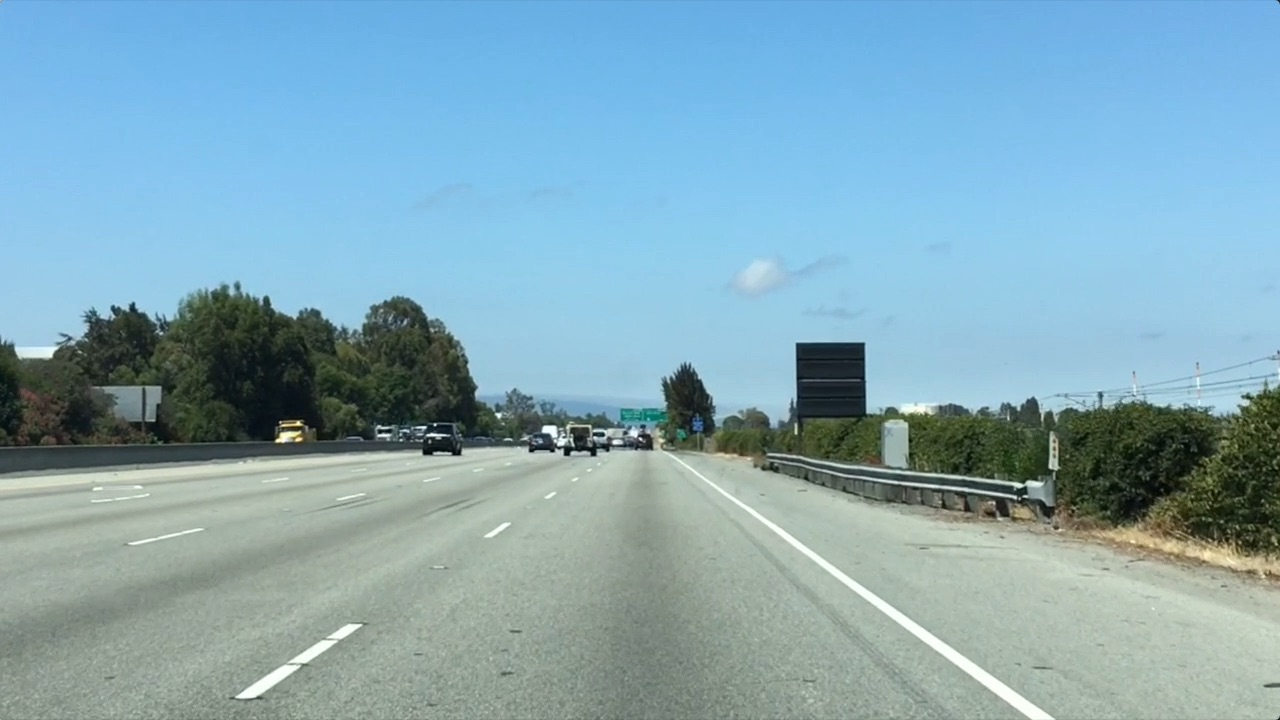
#> input picture colour selection/test.jpg, 1280 x 720 px
$ python colourregioncombined.py
#> lines starting #> are read from the running program, lines starting #| are printed output that depends on the picture; after the words box and inside, x2 and y2 are one past the last pixel; in counts of white or black regions, pixels touching at a corner belong together
import matplotlib.image as mpimg
import numpy as np
import matplotlib.pyplot as plt
# Read in the image
image = mpimg.imread('test.jpg')
#> image is the input picture: shape (720, 1280, 3); mean R, G, B 132, 168.5, 182.1

# Grab the x and y size and make a copy of the image
ysize = image.shape[0]
#> ysize = 720
xsize = image.shape[1]
#> xsize = 1280
color_select = np.copy(image)
line_image = np.copy(image)

# Define color selection criteria
# MODIFY THESE VARIABLES TO MAKE YOUR COLOR SELECTION
red_threshold = 200
green_threshold = 200
blue_threshold = 200

rgb_threshold = [red_threshold, green_threshold, blue_threshold]

# Define the vertices of a triangular mask.
# Keep in mind the origin (x=0, y=0) is in the upper left
# MODIFY THESE VALUES TO ISOLATE THE REGION
# WHERE THE LANE LINES ARE IN THE IMAGE
left_bottom = [120, 539]
right_bottom = [800, 539]
apex = [470, 300]

# Perform a linear fit (y=Ax+B) to each of the three sides of the triangle
# np.polyfit returns the coefficients [A, B] of the fit
fit_left = np.polyfit((left_bottom[0], apex[0]), (left_bottom[1], apex[1]), 1)
fit_right = np.polyfit((right_bottom[0], apex[0]), (right_bottom[1], apex[1]), 1)
fit_bottom = np.polyfit((left_bottom[0], right_bottom[0]), (left_bottom[1], right_bottom[1]), 1)

# Mask pixels below the threshold
color_thresholds = (image[:, :, 0] < rgb_threshold[0]) | \
                   (image[:, :, 1] < rgb_threshold[1]) | \
                   (image[:, :, 2] < rgb_threshold[2])
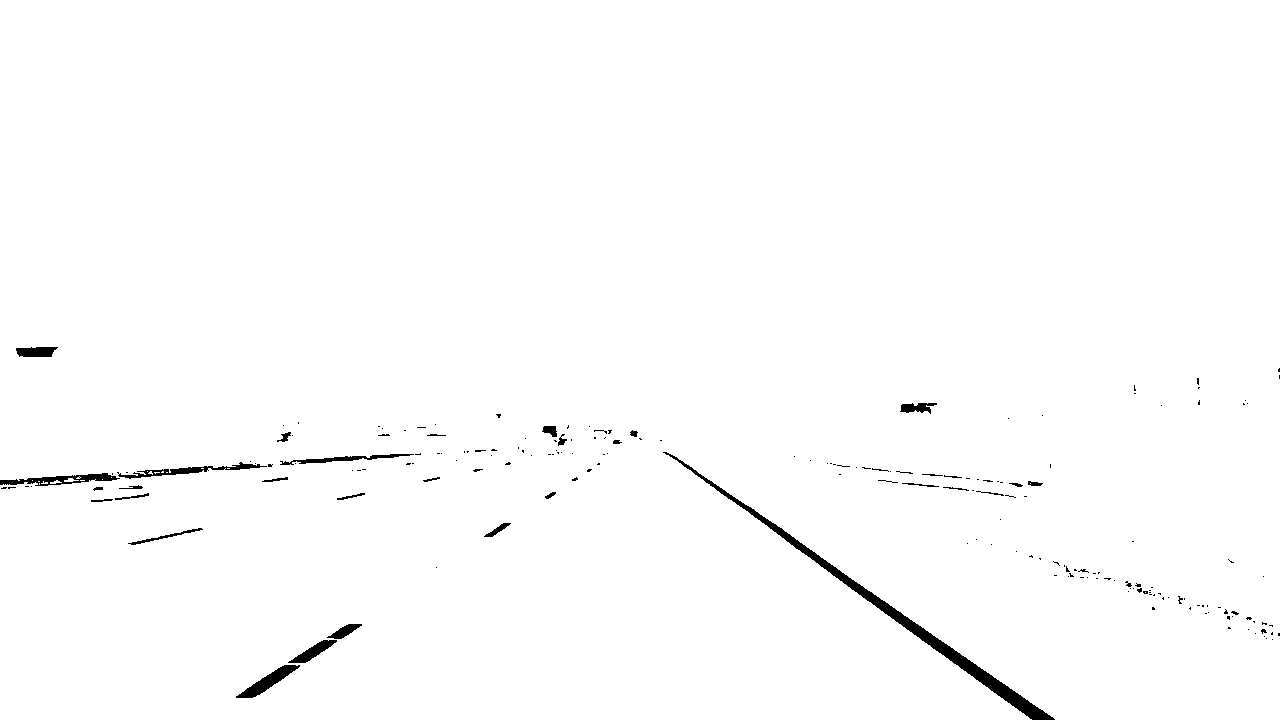
#> color_thresholds: shape (720, 1280) bool; 99% white; 196 black regions (161 under 20 px), largest, box (x1, y1, x2, y2) and area: (663, 452, 1055, 720) 3799, (0, 473, 120, 486) 673, (236, 665, 300, 698) 665

# Find the region inside the lines
XX, YY = np.meshgrid(np.arange(0, xsize), np.arange(0, ysize))
region_thresholds = (YY > (XX * fit_left[0] + fit_left[1])) & \
                    (YY > (XX * fit_right[0] + fit_right[1])) & \
                    (YY < (XX * fit_bottom[0] + fit_bottom[1]))

# Mask color and region selection
color_select[color_thresholds | ~region_thresholds] = [0, 0, 0]
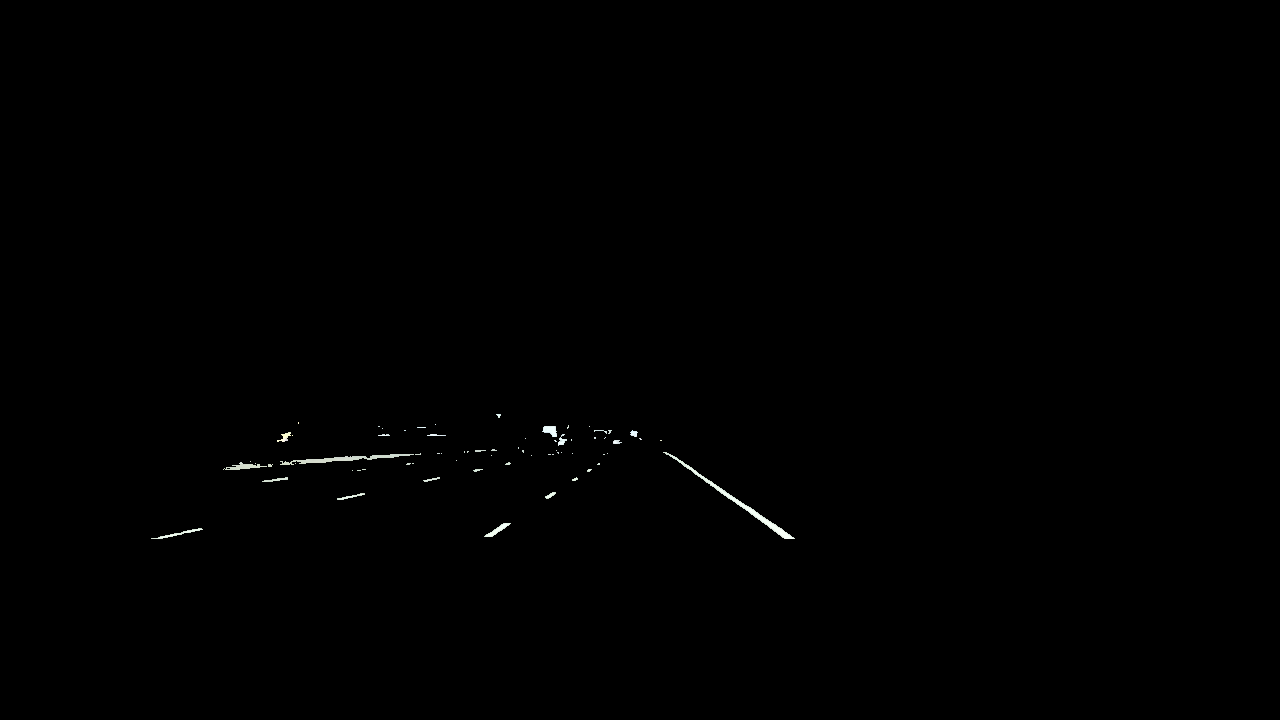
#> color_select: shape (720, 1280, 3); mean R, G, B 0.5, 0.6, 0.5
# Color pixels red where both color and region selections met
line_image[~color_thresholds & region_thresholds] = [255, 0, 0]
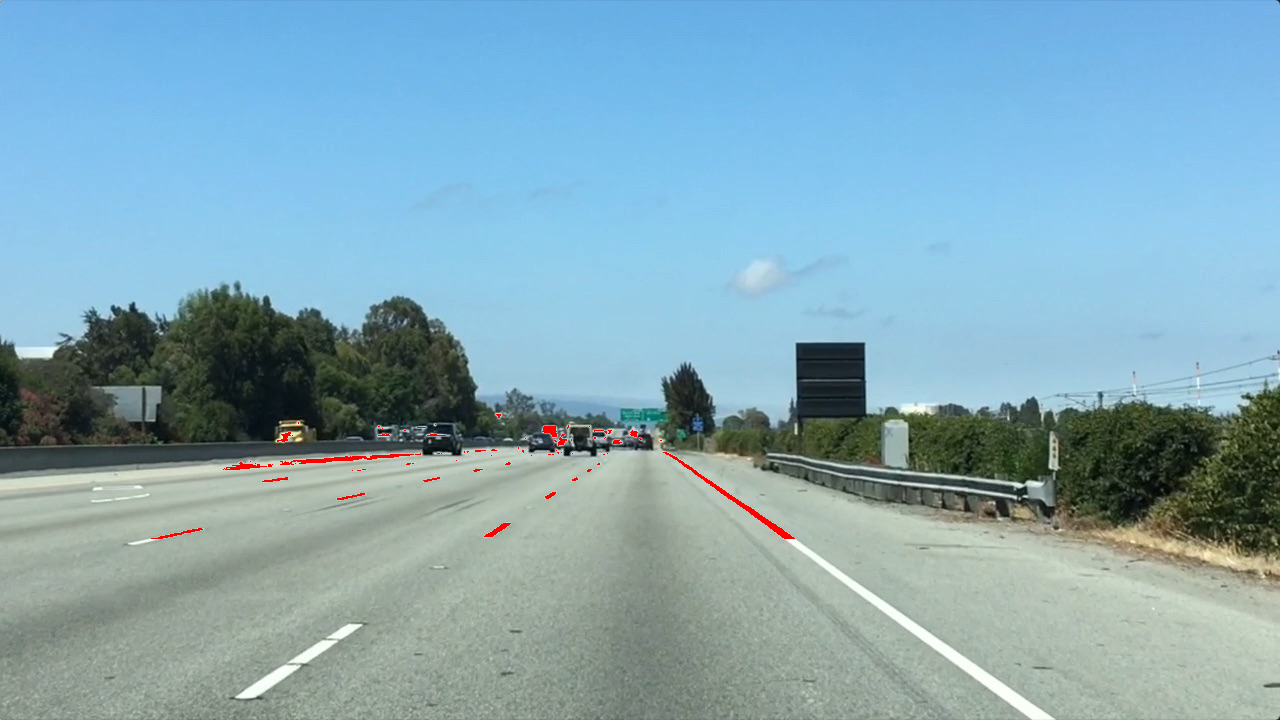
#> line_image: shape (720, 1280, 3); 0.25% of pixels changed, all inside (x1, y1, x2, y2) = (151, 414, 795, 539)

# Display the image and show region and color selections
plt.imshow(image)
x = [left_bottom[0], right_bottom[0], apex[0], left_bottom[0]]
y = [left_bottom[1], right_bottom[1], apex[1], left_bottom[1]]
plt.plot(x, y, 'b--', lw=4)
plt.imshow(color_select)
plt.imshow(line_image)
plt.show()
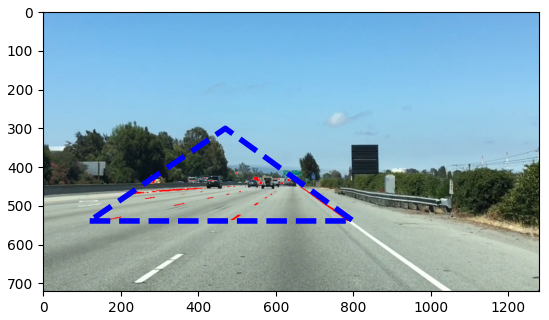
#> figure drawn by matplotlib, 1 panel
